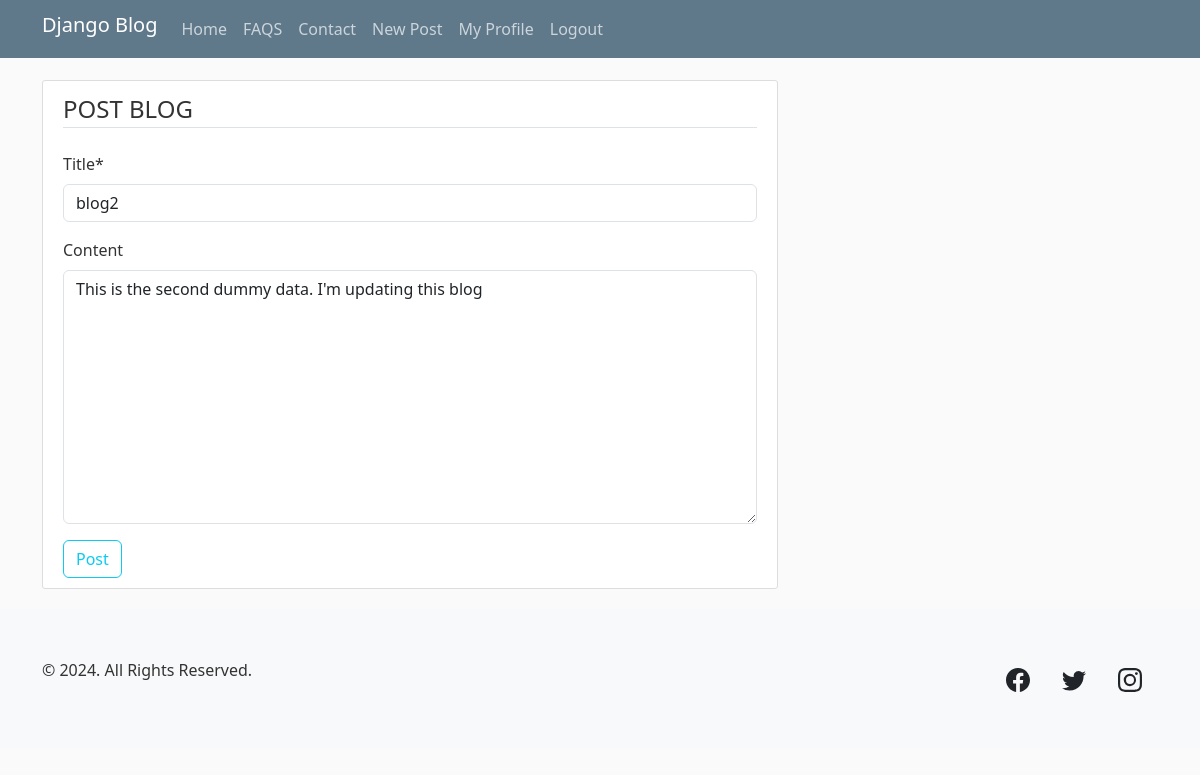
Page /post/2/update/ (signed in) on the committed database.
### blog/models.py (models this page shows, shortened)
class Post(models.Model):
    title = models.CharField(max_length=100)
    content = CKEditor5Field(blank = True, null = True, config_name='extends')
    date_posted = models.DateTimeField(default = timezone.now)
    author = models.ForeignKey(User, on_delete = models.CASCADE) #.CASCADE tells that if author is deleted then post is deleted too
    likes = models.ManyToManyField(User,related_name="blog_posts")

### blog/views.py (the view, shortened to what this page needs)
# urls.py: path('post/<int:pk>/update/', PostUpdateView.as_view(), name = "post-update"),
class PostUpdateView(LoginRequiredMixin, UserPassesTestMixin, UpdateView): #UserPassesTestMixins is used to check whether the one asking to update is the author of post or not
    model = Post
    fields = ['title','content']
    template_name = 'post_form.html'
    def test_func(self):
        post = self.get_object()
        if self.request.user == post.author:
            return True
        return False

### templates/post_form.html (shortened to what this page needs)
{% extends "base.html" %}
{% load crispy_forms_tags %}
{% block content %}
    <div class="content-section">
        <form method="POST" >
            <fieldset class="form-group">
                <legend class="border-bottom mb-4">POST BLOG</legend>
                {{ form|crispy }}
            </fieldset>
            <div class="form-group">
                <button class="btn btn-outline-info" type="submit">Post</button>
            </div>
        </form>
    </div>
{% endblock content %}

### static/main.css (style rules this page uses)
body { background: #fafafa; color: #333333; margin-top: 5rem; }
.content-section { background: #ffffff; padding: 10px 20px; border: 1px solid #dddddd; border-radius: 3px; margin-bottom: 20px; }

### rows in the picture
Post: title "blog2", content "This is the second dummy data. I'm updating this blog"
